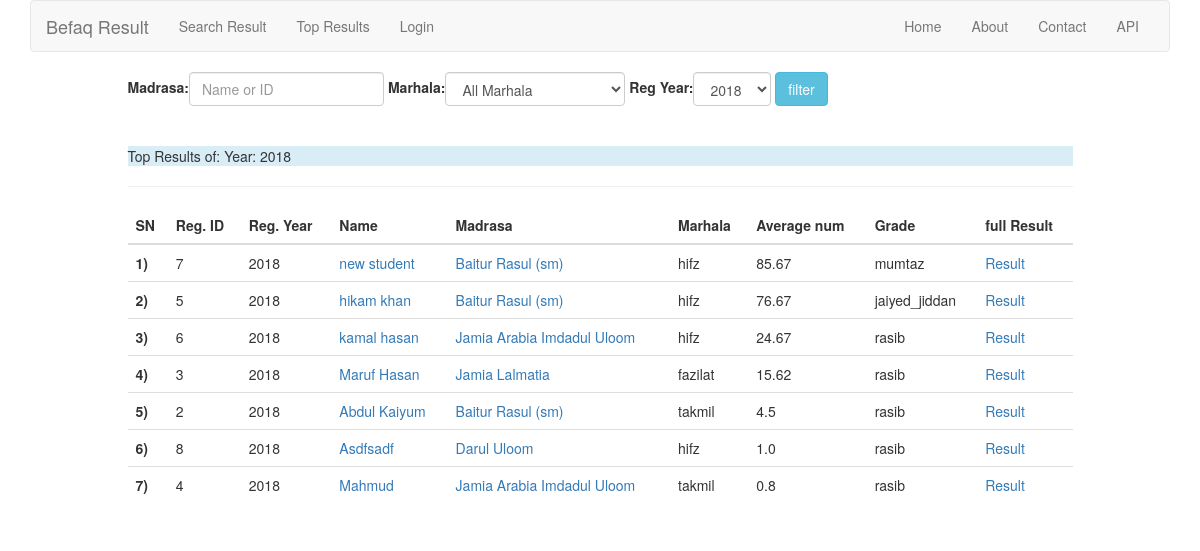
Page /result/top/ on the committed database.
### result/models.py (models this page shows, shortened)
class Result(models.Model):
    student    = models.OneToOneField(Student, on_delete=models.CASCADE)
    subject_1  = models.IntegerField(default=0,validators=[MinValueValidator(0),MaxValueValidator(100)])
    subject_2  = models.IntegerField(default=0,validators=[MinValueValidator(0),MaxValueValidator(100)])
    subject_3  = models.IntegerField(default=0,validators=[MinValueValidator(0),MaxValueValidator(100)])
    subject_4  = models.IntegerField(default=0,validators=[MinValueValidator(0),MaxValueValidator(100)])
    subject_5  = models.IntegerField(default=0,validators=[MinValueValidator(0),MaxValueValidator(100)])
    subject_6  = models.IntegerField(default=0,validators=[MinValueValidator(0),MaxValueValidator(100)])
    subject_7  = models.IntegerField(default=0,validators=[MinValueValidator(0),MaxValueValidator(100)])
    subject_8  = models.IntegerField(default=0,validators=[MinValueValidator(0),MaxValueValidator(100)])
    subject_9  = models.IntegerField(default=0,validators=[MinValueValidator(0),MaxValueValidator(100)])
    subject_10 = models.IntegerField(default=0,validators=[MinValueValidator(0),MaxValueValidator(100)])
    total_num   = models.IntegerField(default=0)
    average_num = models.FloatField(default=0)
    grade       = models.CharField(max_length=20, default='', blank=True)

### student/models.py (models this page shows, shortened)
class Student(models.Model):
    name          = models.CharField(max_length=100)
    father        = models.CharField(max_length=100)
    address       = models.CharField(max_length=255,
                                     null=True,
                                     blank=True,
                                     help_text='permanent address of student')
    madrasa       = models.ForeignKey(Madrasa, on_delete=models.CASCADE, related_name='students')
    markaz        = models.CharField(max_length=127,
                                     blank=True,
                                     help_text="If the student's madrasa is the markaz then leave it blank'"
                                               " otherwise enter the markaz name")
    marhala       = models.CharField(max_length=10,
                                     choices=MARHALA)
    reg_year      = models.CharField(max_length=4,
                                     choices=REGISTRATION_YEARS,
                                     default='2018')
    registrar     = models.ForeignKey('auth.User', default=1)
    registered_at = models.DateTimeField(auto_now_add=True)
    updated_at    = models.DateTimeField(auto_now=True)
    is_active    = models.BooleanField(default=True, help_text='Active by Default')
    objects       = StudentManager()
    class Meta:
        ordering = ['-registered_at','-updated_at']

### madrasa/models.py (models this page shows, shortened)
class Madrasa(models.Model):
    name      = models.CharField(max_length=127, unique=True)
    address   = models.CharField(max_length=255, blank=True)
    is_markaz = models.BooleanField(default=False)
    def __str__(self):
        return self.name

### result/views.py (the view, shortened to what this page needs)
def top_results(request):
    results = Result.objects.all().order_by('-average_num', '-total_num')
    filter_info = []  # show filter information as message on top results page
    marhala = request.GET.get('marhala')
    if request.GET.get('marhala'):
        results = results.filter(student__marhala__icontains=marhala)
        filter_info.append('Marhala: {}'.format(marhala))  # include marhala into filter info
    madrasa = request.GET.get('madrasa')
    reg_year = request.GET.get('reg_year', 2018)
    results = results.filter(student__reg_year=int(reg_year))
    filter_info.append('Year: {}'.format(reg_year))  # include registration Year into filter info
    filter_info = ', '.join(filter_info)
    result_filter_form = ResultFilterForm(request.GET or None)
    context = {
        'result_filter_form': result_filter_form,
        'filter_info': filter_info,
        'results': results[:40],  # always return top 40 results
    }
    return render(request, 'result/top_results.html', context)

### result/templates/result/top_results.html
{% extends 'base.html' %}
{% block content %}
    <div class="row">
        <div class="col-md-10 col-md-offset-1">
            <div class="form-group">
                <form action="{% url 'result:top_results' %}" method="get" class="form-inline">
                    {{ result_filter_form.as_table }}
                    <input type="submit" value="filter" class="btn btn-info">
                </form>
                <br/><br/>
                {% if filter_info %}
                    <p class="bg-info">Top Results of: {{ filter_info }}</p>
                {% endif %}
                <hr/>
            </div>
        </div>
        <div class="col-md-10 col-md-offset-1">
            <div class="table-responsive">
                <table class="table table-hover table-white">
                    <thead>
                    <tr>
                        <th scope="col">SN</th>
                        <th scope="col">Reg. ID</th>
                        <th scope="col">Reg. Year</th>
                        <th scope="col">Name</th>
                        <th scope="col">Madrasa</th>
                        <th scope="col">Marhala</th>
                        <th scope="col">Average num</th>
                        <th scope="col">Grade</th>
                        <th scope="col">full Result</th>
                    </tr>
                    </thead>
                    <tbody>
                    {% for result in results %}
                        <tr>
                            <th scope="row">{{ forloop.counter }})</th>
                            <td>{{ result.student.id }}</td>
                            <td>{{ result.student.reg_year }}</td>
                            <td><a href="{% url 'student:student_detail' pk=result.student.pk %}">
                                {{ result.student.name }}</a>
                            </td>
                            <td>
                                <a href="{% url 'madrasa:madrasa_detail' pk=result.student.madrasa.pk %}">{{ result.student.madrasa }}</a>
                            </td>
                            <td>{{ result.student.marhala }}</td>
                            <td>{{ result.average_num }}</td>
                            <td>{{ result.grade }}</td>
                            <td><a href="{% url 'result:result_detail' id=result.student.id %}">Result</a>
                            </td>
                        </tr>
                    {% endfor %}
                    </tbody>
                </table>
            </div>
        </div>
    </div>
{% endblock %}

### rows in the picture
Result: student.id "7", student.reg_year "2018", student.name "new student", student.madrasa "Baitur Rasul (sm)", student.marhala "hifz", average_num "85.67", grade "mumtaz"
Result: student.id "5", student.reg_year "2018", student.name "hikam khan", student.madrasa "Baitur Rasul (sm)", student.marhala "hifz", average_num "76.67", grade "jaiyed_jiddan"
Result: student.id "6", student.reg_year "2018", student.name "kamal hasan", student.madrasa "Jamia Arabia Imdadul Uloom", student.marhala "hifz", average_num "24.67", grade "rasib"
Result: student.id "3", student.reg_year "2018", student.name "Maruf Hasan", student.madrasa "Jamia Lalmatia", student.marhala "fazilat", average_num "15.62", grade "rasib"
Result: student.id "2", student.reg_year "2018", student.name "Abdul Kaiyum", student.madrasa "Baitur Rasul (sm)", student.marhala "takmil", average_num "4.5", grade "rasib"
Result: student.id "8", student.reg_year "2018", student.name "Asdfsadf", student.madrasa "Darul Uloom", student.marhala "hifz", average_num "1.0", grade "rasib"
Result: student.id "4", student.reg_year "2018", student.name "Mahmud", student.madrasa "Jamia Arabia Imdadul Uloom", student.marhala "takmil", average_num "0.8", grade "rasib"

### other values in the picture
{{ filter_info }} "Year: 2018"
